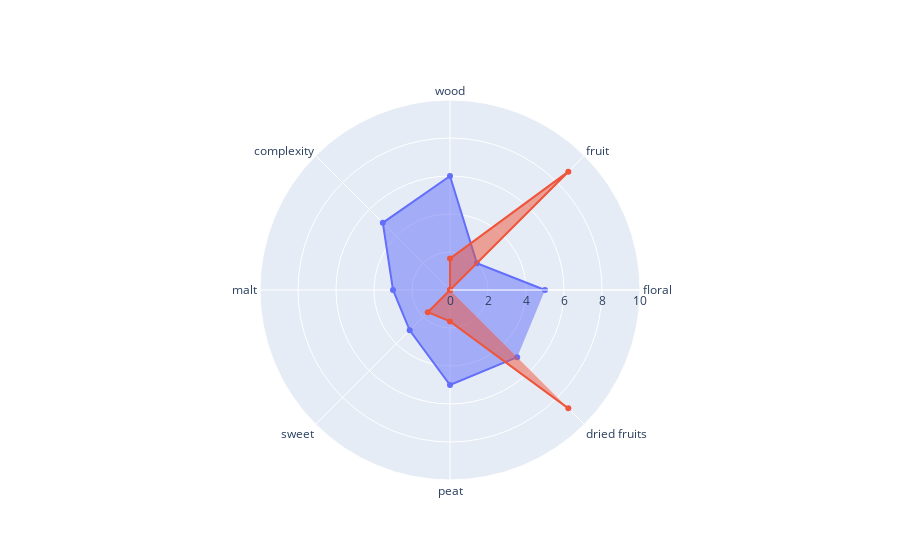

Notebook source saved alongside this figure:
### Code cell
import plotly.graph_objects as go

panelist_scores = [50,20,60,50,30,30,50,50] 
fig = go.Figure()

fig.add_trace(go.Scatterpolar(
      r=[value / 10 for value in panelist_scores],
      theta=comparable_OSAs,
      fill='toself',
      name='Product A'
))
fig.add_trace(go.Scatterpolar(
      r=list(filtered_OSAs.sum()*10),
      theta=comparable_OSAs,
      fill='toself',
      name='Product B'
))

fig.update_layout(
  polar=dict(
    radialaxis=dict(
      visible=True,
      range=[0, 10]
    )),
  showlegend=False
)

fig.show()

### Figure 1 — Plotly figure (JSON) as saved in the notebook; plotly's stock layout.template omitted (floating-point values rounded to 4 significant figures)
{"data": [{"fill": "toself", "name": "Product A", "r": [5, 2, 6, 5, 3, 3, 5, 5], "theta": ["floral", "fruit", "wood", "complexity", "malt", "sweet", "peat", "dried fruits"], "type": "scatterpolar"}, {"fill": "toself", "name": "Product B", "r": [0, 8.808, 1.651, 0, 0, 1.651, 1.651, 8.808], "theta": ["floral", "fruit", "wood", "complexity", "malt", "sweet", "peat", "dried fruits"], "type": "scatterpolar"}], "layout": {"polar": {"radialaxis": {"range": [0, 10], "visible": true}}, "showlegend": false}}
